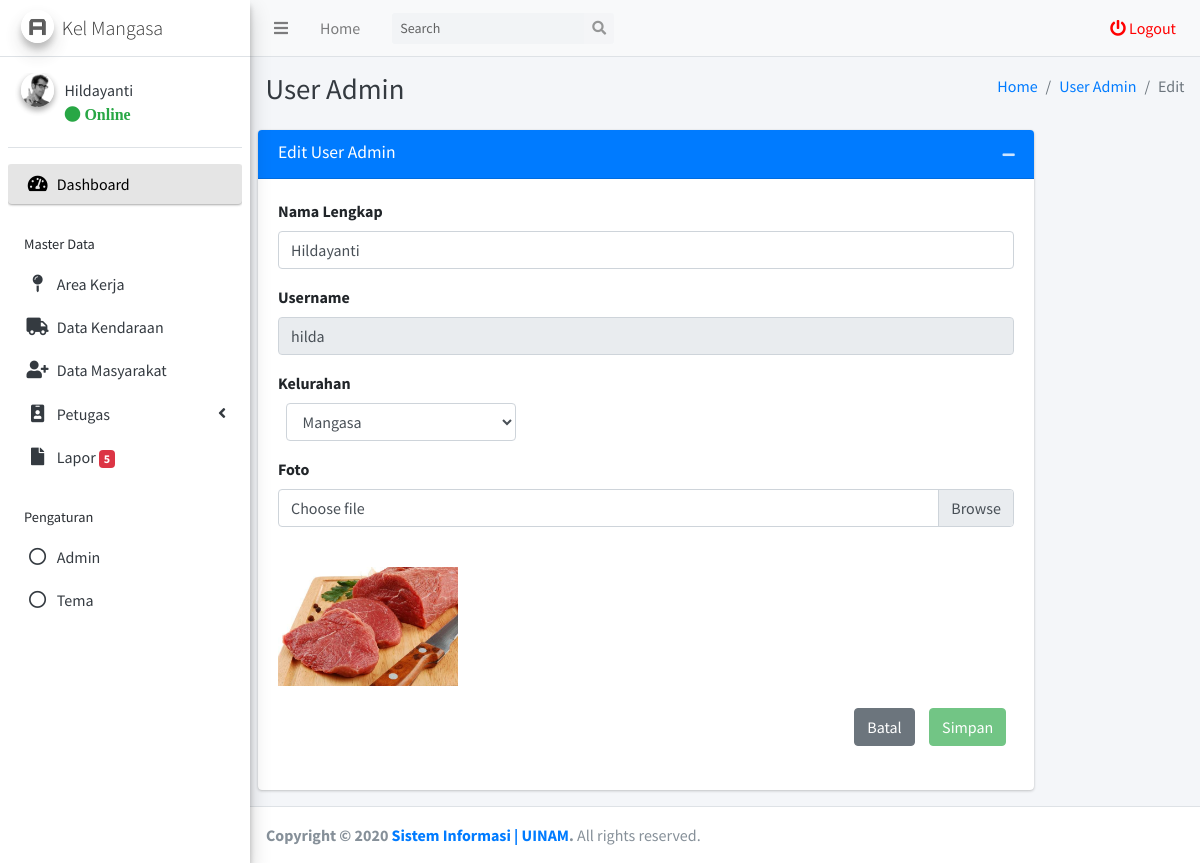
The page /kelurahan/admin/user/edit.php?id_admin=3 (signed in) on the database its author committed.
### tables this page shows
CREATE TABLE `tb_akun_kelurahan` (
  `id_akun_kelurahan` int(11) NOT NULL,
  `nama_akun_kelurahan` varchar(255) NOT NULL,
  `username_akun_kelurahan` varchar(255) NOT NULL,
  `password_akun_kelurahan` varchar(255) NOT NULL,
  `foto_akun_kelurahan` varchar(255) NOT NULL,
  `kelurahan_akun_kelurahan` varchar(255) NOT NULL,
  `status_akun_kelurahan` varchar(255) NOT NULL
);

### kelurahan/admin/user/edit.php (the view, shortened to what this page needs)
<?php
require_once '../template/header/header.php';
$id_admin = $_GET['id_admin'];
$result = mysqli_query($conn, "SELECT * FROM tb_akun_kelurahan WHERE id_akun_kelurahan = '$id_admin'");
$dta = mysqli_fetch_assoc($result);
?>
  <div class="content-wrapper">
    <div class="content-header">
      <div class="container-fluid">
        <div class="row mb-2">
          <div class="col-sm-6">
            <h1 class="m-0 text-dark">User Admin</h1>
          </div>
          <div class="col-sm-6">
            <ol class="breadcrumb float-sm-right">
              <li class="breadcrumb-item"><a href="../">Home</a></li>
              <li class="breadcrumb-item"><a href="../user/data.php">User Admin</a></li>
              <li class="breadcrumb-item active">Edit</li>
            </ol>
          </div>
        </div>
      </div>
    </div>
    <section class="content">
      <div class="row">
        <div class="col-md-10">
          <div class="card card-primary">
            <div class="card-header">
              <h3 class="card-title">Edit User Admin</h3>
              <div class="card-tools">
                <button type="button" class="btn btn-tool" data-card-widget="collapse" data-toggle="tooltip" title="Collapse">
                  <i class="fas fa-minus"></i></button>
              </div>
            </div>
            <form method="POST" action="controller.php" enctype="multipart/form-data">
            <div class="card-body">
              <div class="form-group">
                <label for="inputName">Nama Lengkap</label>
                <input type="text" value="<?= $dta['nama_akun_kelurahan'] ?>" id="nama_admin" name="nama_admin"class="form-control">
              </div>
              <div class="form-group">
                <label for="inputName">Username</label>
                <input type="text" value="<?= $dta['username_akun_kelurahan'] ?>" disabled id="username" name="username"class="form-control">
              </div>
              <div class="form-group">
                <label for="inputName">Kelurahan</label>
              <div class="col-4">
                <select class="form-control select2" style="width: 100%;" name="kelurahan" id="kelurahan">
                  <option selected="selected" value="<?= $dta['kelurahan_akun_kelurahan'] ?>"><?= $dta['kelurahan_akun_kelurahan'] ?></option>
                </select>
              </div>
              </div>
              <div class="form-group">
                    <label for="customFile">Foto</label>
                    <div class="custom-file">
                      <label class="custom-file-label" for="foto_admin">Choose file</label>
                    </div>
                  </div>
                  <br>
                  <img style="max-width:180px; max-height:180px;" id="blah" src="foto/<?php echo $dta['foto_akun_kelurahan'] ?>" alt="your image" />
              <div class="col-12">
              <button type="submit" name="edit_admin" id="edit_admin" disabled="" class="btn btn-success float-right" style="margin-top: 3% ; margin-left: 2%;">Simpan</button>
              <a href="../user/data.php" class="btn btn-secondary float-right" style="margin-top: 3% ;">Batal</a>
            </div>
            </form>
            </div>
            <br>
          </div>
        </div>
      </div>
    </div>
<?php
require '../template/footer/footer.php';
?>

### kelurahan/admin/template/header/header.php (shortened to what this page needs)
<?php
require('../../../koneksi.php');
$get_id_session = $_SESSION['get_id_kelurahan'];
$query_header_akun = mysqli_query($conn, "SELECT * FROM tb_akun_kelurahan WHERE id_akun_kelurahan = '$get_id_session'");
$get_data_akun = mysqli_fetch_assoc($query_header_akun);
$nama_header = $get_data_akun['nama_akun_kelurahan'];
$kelurahan_header = $get_data_akun['kelurahan_akun_kelurahan'];
?>
<!DOCTYPE html>
<html>
<head>
  <link rel="stylesheet" href="../../../assets/plugins/fontawesome-free/css/all.min.css">
  <link rel="stylesheet" href="../../../assets/plugins/ekko-lightbox/ekko-lightbox.css">
  <link rel="stylesheet" href="https://code.ionicframework.com/ionicons/2.0.1/css/ionicons.min.css">
  <link rel="stylesheet" href="../../../assets/plugins/tempusdominus-bootstrap-4/css/tempusdominus-bootstrap-4.min.css">
  <link rel="stylesheet" href="../../../assets/plugins/datatables-bs4/css/dataTables.bootstrap4.min.css">
  <link rel="stylesheet" href="../../../assets/plugins/datatables-responsive/css/responsive.bootstrap4.min.css">
  <link href="https://cdn.jsdelivr.net/gh/gitbrent/bootstrap-switch-button@1.1.0/css/bootstrap-switch-button.min.css" rel="stylesheet">
  <link rel="stylesheet" href="../../../assets/dist/css/adminlte.min.css">
  <link rel="stylesheet" href="../../../assets/plugins/overlayScrollbars/css/OverlayScrollbars.min.css">
</head>
<body class="hold-transition sidebar-mini layout-fixed">
<div class="wrapper">
  <nav class="main-header navbar navbar-expand navbar-grey navbar-light">
    <ul class="navbar-nav">
      <li class="nav-item">
        <a class="nav-link" data-widget="pushmenu" href="#" role="button"><i class="fas fa-bars"></i></a>
      </li>
      <li class="nav-item d-none d-sm-inline-block">
        <a href="../index.php" class="nav-link">Home</a>
      </li>
    </ul>
    <form class="form-inline ml-3">
      <div class="input-group input-group-sm">
        <input class="form-control form-control-navbar" type="search" placeholder="Search" aria-label="Search">
        <div class="input-group-append">
          <button class="btn btn-navbar" type="submit">
            <i class="fas fa-search"></i>
          </button>
        </div>
      </div>
    </form>
    <ul class="navbar-nav ml-auto">
      <li class="nav-item">
        <a style="color: red;" class="nav-link" data-toggle="modal" data-target="#modal-default"  href="" role="button">
          <i class="fas fa fa-power-off" style="color: red;"></i> Logout
        </a>
      </li>
    </ul>
  </nav>
  <aside class="main-sidebar sidebar-light-grey elevation-3">
    <a href="../index.php" class="brand-link">
      <img src="../../../assets/dist/img/AdminLTELogo.png" alt="Logo Kabupaten Soppeng" class="brand-image img-circle elevation-3"
           style="opacity: .8">
      <span class="brand-text font-weight-light">Kel <?= $kelurahan_header ?></span>
    </a>
    <div class="sidebar">
      <div class="user-panel mt-3 pb-3 mb-3 d-flex">
        <div class="image">
          <img src="../../../assets/dist/img/user2-160x160.jpg" class="img-circle elevation-2" alt="User Image">
        </div>
        <div class="info">
          <a href="#" class="d-block"><?= $nama_header ?></a>
          <a href="#"<i class="fa fa-circle text-success"></i> Online</a>
        </div>
      </div>
      <nav class="mt-2">
        <ul class="nav nav-pills nav-sidebar flex-column" data-widget="treeview" role="menu" data-accordion="false">
          <li class="nav-item has-treeview menu-open">
            <a href="../" class="nav-link active">
              <i class="nav-icon fas fa-tachometer-alt"></i>
              <p>
                Dashboard
              </p>
            </a>
          </li>
          <li class="nav-header">Master Data</li>
          <li class="nav-item">
            <a href="../area/data.php" class="nav-link">
              <i class="nav-icon fa fa-map-pin"></i>
              <p>
                Area Kerja
              </p>
            </a>
          </li>
          <li class="nav-item">
            <a href="../kendaraan/data.php" class="nav-link">
              <i class="nav-icon fa fa-truck"></i>
              <p>
                Data Kendaraan
              </p>
            </a>
          </li>
          <li class="nav-item">
            <a href="../masyarakat/data.php" class="nav-link">
              <i class="nav-icon fa fa-user-plus"></i>
              <p>
                Data Masyarakat
              </p>
            </a>
          </li>
          <li class="nav-item">
            <a href="" class="nav-link">
              <i class="nav-icon fa fa-id-badge"></i>
              <p>
                Petugas
                <i class="fas fa-angle-left right"></i>
              </p>
            </a>
          </li>
          <li class="nav-item">
          <?php
            $laporan = mysqli_query($conn, "SELECT * FROM tb_laporan WHERE kelurahan_laporan = '$get_data_akun[kelurahan_akun_kelurahan]' AND staus_laporan = 'New'");
            $row_laporan = mysqli_num_rows($laporan);
            $row_laporan_final = $row_laporan;
          ?>
            <a href="#" class="nav-link">
              <i class="far fa fa-file nav-icon"></i>
              <p>
                Lapor
                <span class="badge badge-danger"><?= $row_laporan_final ?></span>
              </p>
            </a>
          </li>
          <li class="nav-header">Pengaturan</li>
          <li class="nav-item">
            <a href="../user/data.php" class="nav-link">
              <i class="far fa-circle nav-icon"></i>
              <p>
                Admin
              </p>
            </a>
          </li>
          <li class="nav-item">
            <a class="nav-link" data-widget="control-sidebar" data-slide="true" href="#" role="button">
              <i class="far fa-circle nav-icon"></i>
              <p>
                Tema
              </p>
            </a>
          </li>
          <li class="nav-header"></li>
        </ul>
      </nav>
    </div>
  </aside>

### rows shown on the page
tb_akun_kelurahan: kelurahan_akun_kelurahan "Mangasa", nama_akun_kelurahan "Hildayanti", nama_admin "Hildayanti", username "hilda", kelurahan "Mangasa", foto_akun_kelurahan (picture)

### other values the page prints
$row_laporan_final "5"
